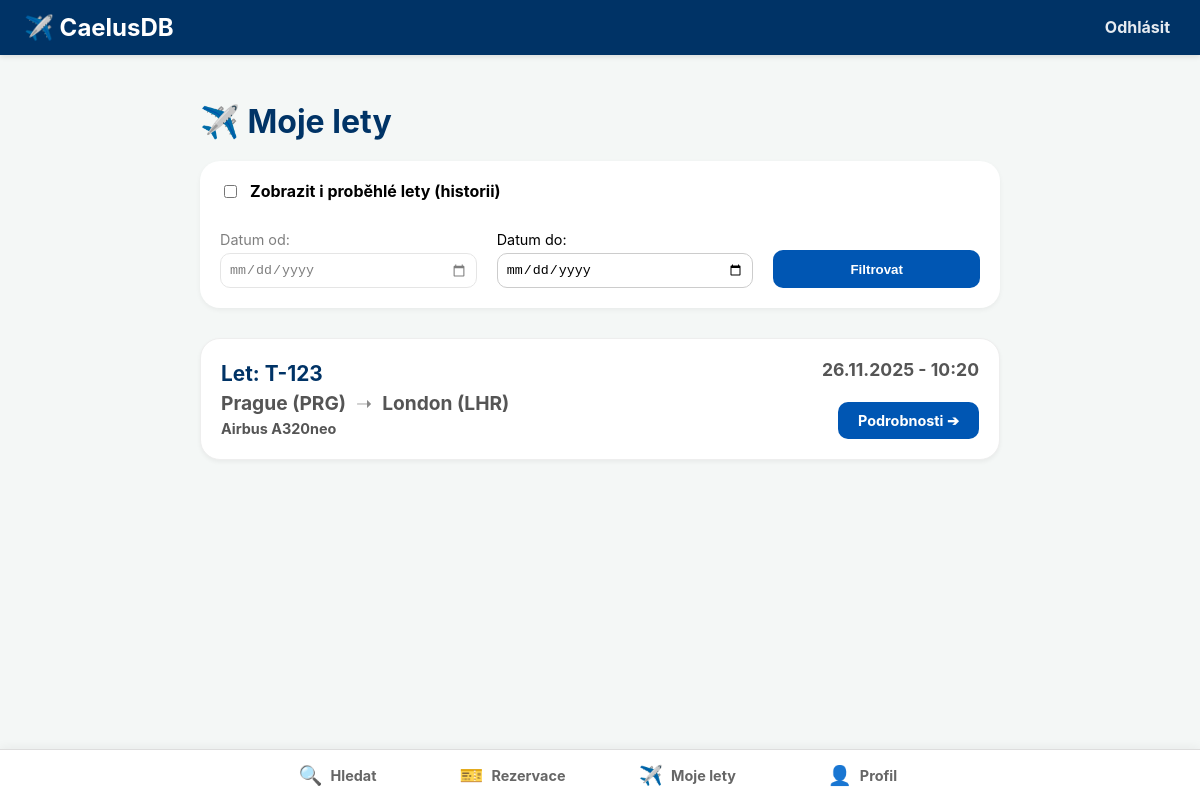
The page /moje-lety/ (signed in) on the database as committed earlier.
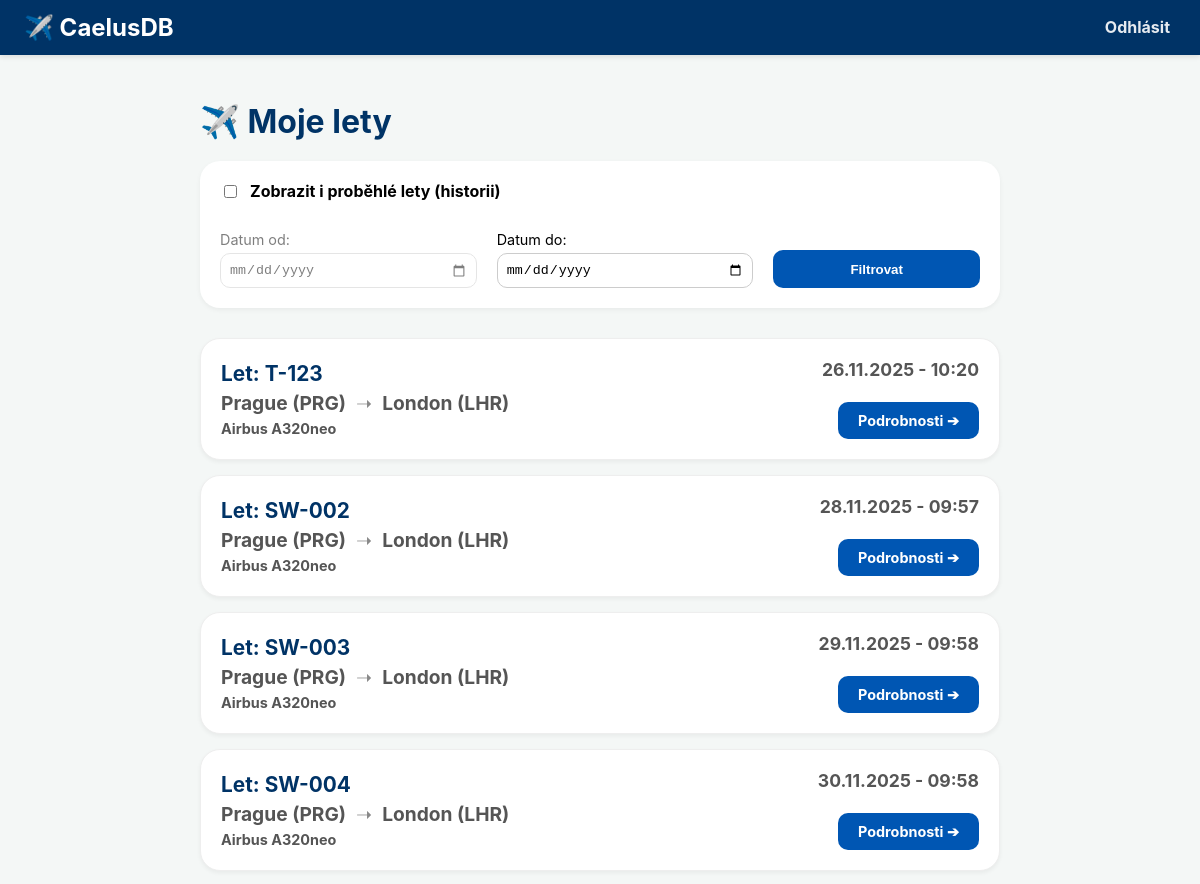
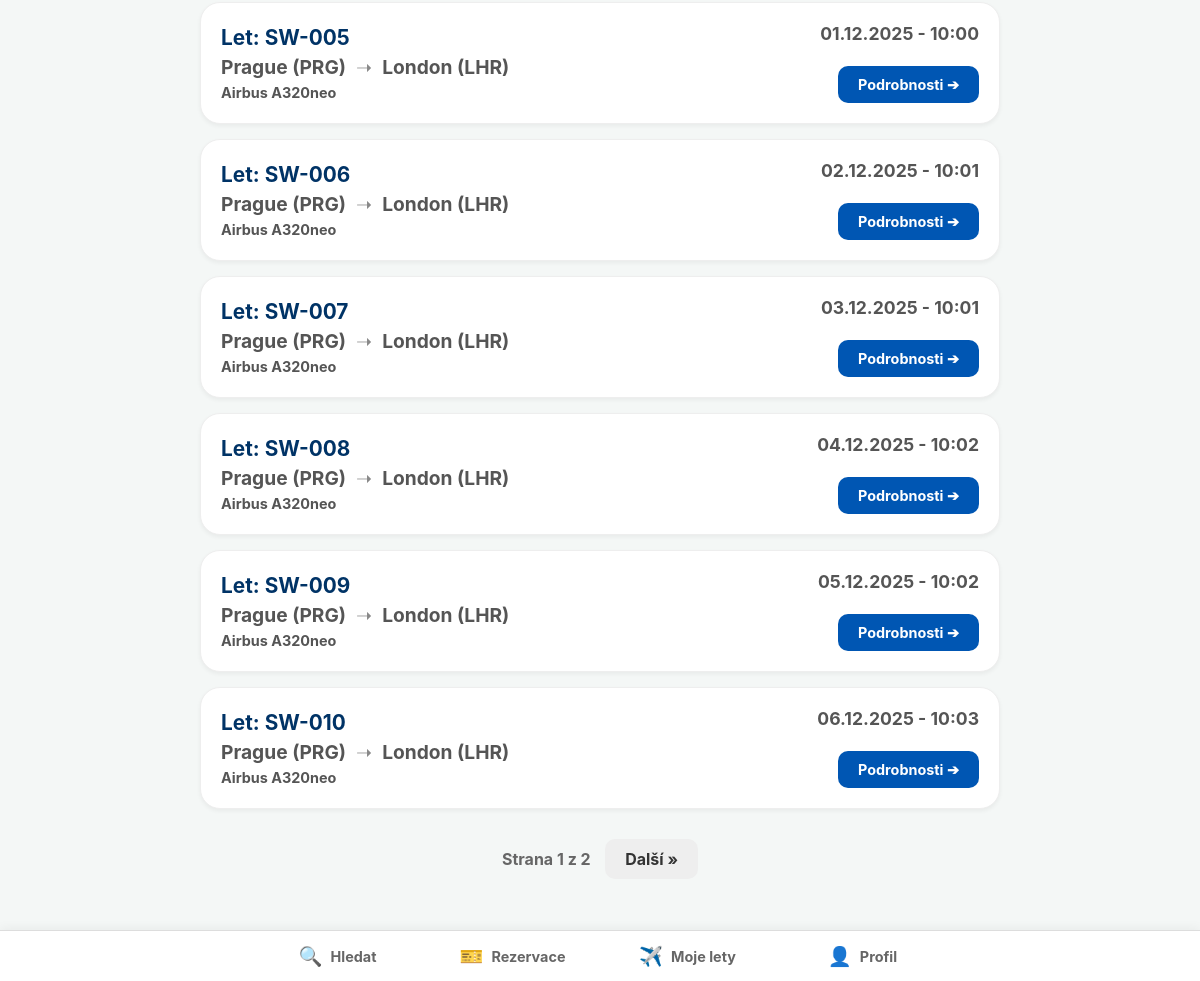
The same page on the database as committed later (2 pictures, top to bottom).
### main/models.py (models this page shows, shortened)
class Lety(models.Model):
    cislo_letu = models.CharField(max_length=10)  # text
    cas_odletu = models.DateTimeField()  # time
    cas_priletu = models.DateTimeField()  # time
    id_letiste_odletu = models.ForeignKey(Letiste, on_delete=models.PROTECT, related_name="odlety")
    id_letiste_priletu = models.ForeignKey(Letiste, on_delete=models.PROTECT, related_name="prilety")
    id_letadla = models.ForeignKey(Letadla, on_delete=models.PROTECT)
    id_aerolinky = models.ForeignKey(Aerolinky, on_delete=models.PROTECT)
    posadka = models.ManyToManyField(
        settings.AUTH_USER_MODEL,  # vazba na Uzivatel
        related_name="lety"  # Umožní najít všechny lety pro daného uživatele (clena posadky)
    )

class Letiste(models.Model):
    nazev_letiste = models.CharField(max_length=255)  # text
    kod_iata = models.CharField(max_length=3, unique=True)  # text
    mesto = models.CharField(max_length=100)  # text
    zeme = models.CharField(max_length=100)  # text

class Letadla(models.Model):
    model = models.CharField(max_length=100)  # text
    kapacita_sedadel = models.PositiveIntegerField()  # int
    datum_vyroby = models.DateField()  # time
    id_aerolinky = models.ForeignKey(
        Aerolinky,
        on_delete=models.PROTECT,  # Zabraňuje smazání aerolinky, pokud má přiřazená letadla
        related_name="letadla"  # umožňuje definovat název pro zpětný dotaz
    )

class Role(models.Model):
    nazev_role = models.CharField(max_length=100)  # text

### main/views.py (the view)
# urls.py: path('moje-lety/', views.moje_lety, name='moje_lety'),
@login_required
def moje_lety(request):
    lety_qs = request.user.lety.all()
    datum_od = request.GET.get('datum_od')
    datum_do = request.GET.get('datum_do')
    zobrazit_vse = request.GET.get('zobrazit_vse') == 'on'
    if not zobrazit_vse:
        lety_qs = lety_qs.filter(cas_odletu__gte=timezone.now())
    if datum_od:
        lety_qs = lety_qs.filter(cas_odletu__date__gte=datum_od)
    if datum_do:
        lety_qs = lety_qs.filter(cas_odletu__date__lte=datum_do)
    lety_qs = lety_qs.order_by('cas_odletu')
    paginator = Paginator(lety_qs, 10)
    page_number = request.GET.get('page')
    page_obj = paginator.get_page(page_number)
    return render(request, 'main/moje_lety.html', {
        'lety_list': page_obj,
        'zobrazit_vse': zobrazit_vse
    })

### main/templates/main/moje_lety.html (shortened to what this page needs)
{% extends 'main/base.html' %}
{% block content %}
<div style="max-width: 800px; margin: 0 auto;">
    <h1 style="margin-bottom: 20px; color: #003366"> ✈️ Moje lety</h1>
    <div style="background: white; padding: 20px; border-radius: 20px; margin-bottom: 30px; box-shadow: 0 2px 5px rgba(0,0,0,0.05);">
        <form method="GET" action="." style="display: flex; flex-wrap: wrap; gap: 20px; align-items: flex-end;">
            <div style="flex: 1 1 100%; margin-bottom: 10px;">
                <label style="cursor: pointer; font-weight: bold; display: flex; align-items: center; gap: 10px;">
                    <input type="checkbox" name="zobrazit_vse" {% if zobrazit_vse %}checked{% endif %}
                           onchange="toggleDateInputs(this)">
                    Zobrazit i proběhlé lety (historii)
                </label>
            </div>
            <div id="datum-od-wrapper" style="flex: 1 1 150px; {% if not zobrazit_vse %}opacity: 0.5; pointer-events: none;{% endif %}">
                <label style="display: block; margin-bottom: 5px; font-size: 0.9rem;">Datum od:</label>
                <input type="date" id="input-datum-od" name="datum_od" value="{{ request.GET.datum_od }}" class="form-control">
            </div>
            <div style="flex: 1 1 150px;">
                <label style="display: block; margin-bottom: 5px; font-size: 0.9rem;">Datum do:</label>
                <input type="date" name="datum_do" value="{{ request.GET.datum_do }}" class="form-control">
            </div>
            <div style="flex: 1 1 100px;">
                <button type="submit" class="btn btn-primary" style="width: 100%; height: 38px; border-radius: 10px;">
                    Filtrovat
                </button>
            </div>
        </form>
    </div>
    {% if lety_list %}
        {% for let in lety_list %}
            <div class="flight-list-card">
                <div class="flight-date-pos" style="color: #555; font-weight: bold; font-size: 1.1rem;">
                    {{ let.cas_odletu|date:"d.m.Y - H:i" }}
                </div>
                <div class="flight-info">
                    <div style="font-size: 1.3rem; font-weight: bold; color: #003366; margin-bottom: 5px;">
                        Let: {{ let.cislo_letu }}
                    </div>
                    <div class="route-text" style="color: #555; font-size: 1.2rem">
                        <span>{{ let.id_letiste_odletu.mesto }} ({{ let.id_letiste_odletu.kod_iata }})</span>
                        <span class="arrow">➝</span>
                        <span>{{ let.id_letiste_priletu.mesto }} ({{ let.id_letiste_priletu.kod_iata }})</span>
                    </div>
                    <div style="color: #555; font-size: 0.9rem; font-weight: bold; margin-top: 5px;">
                        {{ let.id_letadla.model }}
                    </div>
                </div>
                <div class="flight-action">
                    <a href="{% url 'detail_moje_lety' let.id %}" class="btn btn-primary detail-btn">
                        Podrobnosti ➔
                    </a>
                </div>
            </div>
        {% endfor %}
    {% else %}
        <p style="text-align: center; color: #666; margin-top: 50px;">
            Nemáte naplánované žádné lety.
        </p>
    {% endif %}
    {% if lety_list.has_other_pages %}
        <div style="margin-top: 30px; text-align: center;">
            <div class="pagination">
                <span style="font-weight: bold; color: #666;">Strana {{ lety_list.number }} z {{ lety_list.paginator.num_pages }}</span>
                {% if lety_list.has_next %}
                    <a href="?page={{ lety_list.next_page_number }}" class="btn" style="background: #eee; color: #333; margin-left: 10px;">Další &raquo;</a>
                {% endif %}
            </div>
        </div>
    {% endif %}
</div>
{% endblock %}

### main/templates/main/base.html (shortened to what this page needs)
<!DOCTYPE html>
<html lang="cs">
<head>
</head>
<body>
    <header>
        <div class="logo">
            <a href="{% url 'home' %}">✈️ CaelusDB</a>
        </div>
        <div class="top-auth">
            {% if user.is_authenticated %}
                <form action="{% url 'logout' %}" method="post" style="display: inline;">
                    <button type="submit">Odhlásit</button>
                </form>
            {% else %}
                <a href="{% url 'login' %}">Přihlásit</a>
            {% endif %}
        </div>
    </header>
    <main class="container">
        {% block content %}
        {% endblock %}
    </main>
    <nav class="bottom-nav">
        <div class="nav-container">
            <a href="{% url 'home' %}" class="nav-item {% if request.resolver_match.url_name == 'home' %}active{% endif %}">
                <span class="nav-icon">🔍</span>
                <span class="nav-text">Hledat</span>
            </a>
            {% if user.is_authenticated %}
                <a href="{% url 'moje_rezervace' %}" class="nav-item {% if request.resolver_match.url_name == 'moje_rezervace' %}active{% endif %}">
                    <span class="nav-icon">🎫</span>
                    <span class="nav-text">Rezervace</span>
                </a>
            {% else %}
                <a href="#" class="nav-item disabled-link" onclick="showLoginAlert(event)">
                    <span class="nav-icon">🎫</span>
                    <span class="nav-text">Rezervace</span>
                </a>
            {% endif %}
            {% if user.is_authenticated %}
                {% for role in user.role.all %}
                    {% if role.nazev_role == "Pilot" or role.nazev_role == "Palubní průvodčí" %}
                        <a href="{% url 'moje_lety' %}" class="nav-item">
                            <span class="nav-icon">✈️</span>
                            <span class="nav-text">Moje lety</span>
                        </a>
                    {% endif %}
                {% endfor %}
            {% endif %}
            {% if user.is_authenticated %}
                <a href="{% url 'muj_profil' %}" class="nav-item {% if request.resolver_match.url_name == 'muj_profil' %}active{% endif %}">
                    <span class="nav-icon">👤</span>
                    <span class="nav-text">Profil</span>
                </a>
            {% else %}
                <a href="#" class="nav-item disabled-link" onclick="showLoginAlert(event)">
                    <span class="nav-icon">👤</span>
                    <span class="nav-text">Profil</span>
                </a>
            {% endif %}
        </div>
    </nav>
</body>
</html>

### main/templates/main/base.html (style rules this page uses)
body { font-family: -apple-system, BlinkMacSystemFont, "Segoe UI", Roboto, Helvetica, Arial, sans-serif; margin: 0; padding: 0; background-color: #f4f7f6; padding-bottom: 70px; padding-top: 70px; }
header { background-color: #003366; color: white; padding: 0.8rem 1.5rem; display: flex; justify-content: space-between; align-items: center; box-shadow: 0 2px 5px rgba(0,0,0,0.1); position: fixed; top: 0; left: 0; width: 100%; z-index: 1001; box-sizing: border-box; }
header a { color: white; text-decoration: none; font-weight: bold; }
header .logo { font-size: 1.5rem; }
.top-auth { font-size: 1rem; font-weight: bold; }
.top-auth a, .top-auth button { color: rgba(255,255,255,0.9); margin-left: 15px; background: none; border: none; cursor: pointer; font-family: inherit; font-size: inherit; font-weight: inherit; }
.bottom-nav { position: fixed; bottom: 0; left: 0; width: 100%; height: 50px; background-color: white; border-top: 1px solid #ddd; display: flex; justify-content: center; align-items: center; z-index: 1000; box-shadow: 0 -2px 10px rgba(0,0,0,0.05); }
.nav-container { display: flex; width: 100%; max-width: 700px; justify-content: space-around; height: 100%; }
.nav-item { flex: 1; display: flex; flex-direction: row; align-items: center; justify-content: center; text-decoration: none; color: #666; font-size: 0.9rem; font-weight: bold; transition: color 0.2s, background-color 0.2s; gap: 8px; }
.nav-icon { font-size: 1.2rem; margin-bottom: 0; }
.nav-text { display: block; }
.container { max-width: 1000px; margin: 2rem auto; padding: 0 1rem; }
.btn { padding: 10px 20px; border: none; cursor: pointer; border-radius: 10px; text-decoration: none; display: inline-block; font-weight: bold; }
.btn-primary { background-color: #0056b3; color: white; }

### main/templates/main/moje_lety.html (style rules this page uses)
.form-control { width: 100%; padding: 8px; border: 1px solid #ccc; border-radius: 10px; box-sizing: border-box; }
.flight-list-card { position: relative; background: white; padding: 20px; border-radius: 20px; margin-bottom: 15px; box-shadow: 0 2px 4px rgba(0,0,0,0.05); border: 1px solid #eee; display: flex; justify-content: space-between; min-height: 80px; }
.flight-date-pos { position: absolute; top: 20px; right: 20px; color: #666; font-weight: bold; font-size: 0.9rem; }
.flight-info { display: flex; flex-direction: column; justify-content: center; padding-right: 20px; }
.route-text { font-weight: bold; font-size: 1.1rem; color: #333; display: flex; align-items: center; gap: 10px; }
.arrow { color: #888; font-weight: normal; }
.flight-action { display: flex; align-items: flex-end; }
.detail-btn { border-radius: 10px; padding: 10px 20px; font-size: 0.9rem; white-space: nowrap; }

Rows that differ between the two databases and show on the page:
added Lety: cas_odletu "28.11.2025 - 09:57", cislo_letu "SW-002", id_letiste_odletu.mesto "Prague", id_letiste_odletu.kod_iata "PRG", id_letiste_priletu.mesto "London", id_letiste_priletu.kod_iata "LHR", id_letadla.model "Airbus A320neo"
added Lety: cas_odletu "29.11.2025 - 09:58", cislo_letu "SW-003", id_letiste_odletu.mesto "Prague", id_letiste_odletu.kod_iata "PRG", id_letiste_priletu.mesto "London", id_letiste_priletu.kod_iata "LHR", id_letadla.model "Airbus A320neo"
added Lety: cas_odletu "30.11.2025 - 09:58", cislo_letu "SW-004", id_letiste_odletu.mesto "Prague", id_letiste_odletu.kod_iata "PRG", id_letiste_priletu.mesto "London", id_letiste_priletu.kod_iata "LHR", id_letadla.model "Airbus A320neo"
added Lety: cas_odletu "01.12.2025 - 10:00", cislo_letu "SW-005", id_letiste_odletu.mesto "Prague", id_letiste_odletu.kod_iata "PRG", id_letiste_priletu.mesto "London", id_letiste_priletu.kod_iata "LHR", id_letadla.model "Airbus A320neo"
added Lety: cas_odletu "02.12.2025 - 10:01", cislo_letu "SW-006", id_letiste_odletu.mesto "Prague", id_letiste_odletu.kod_iata "PRG", id_letiste_priletu.mesto "London", id_letiste_priletu.kod_iata "LHR", id_letadla.model "Airbus A320neo"
added Lety: cas_odletu "03.12.2025 - 10:01", cislo_letu "SW-007", id_letiste_odletu.mesto "Prague", id_letiste_odletu.kod_iata "PRG", id_letiste_priletu.mesto "London", id_letiste_priletu.kod_iata "LHR", id_letadla.model "Airbus A320neo"
added Lety: cas_odletu "04.12.2025 - 10:02", cislo_letu "SW-008", id_letiste_odletu.mesto "Prague", id_letiste_odletu.kod_iata "PRG", id_letiste_priletu.mesto "London", id_letiste_priletu.kod_iata "LHR", id_letadla.model "Airbus A320neo"
added Lety: cas_odletu "05.12.2025 - 10:02", cislo_letu "SW-009", id_letiste_odletu.mesto "Prague", id_letiste_odletu.kod_iata "PRG", id_letiste_priletu.mesto "London", id_letiste_priletu.kod_iata "LHR", id_letadla.model "Airbus A320neo"
added Lety: cas_odletu "06.12.2025 - 10:03", cislo_letu "SW-010", id_letiste_odletu.mesto "Prague", id_letiste_odletu.kod_iata "PRG", id_letiste_priletu.mesto "London", id_letiste_priletu.kod_iata "LHR", id_letadla.model "Airbus A320neo"
Other text that changed with them:
{{ lety_list.number }}: (not shown) → "1"
{{ lety_list.paginator.num_pages }}: (not shown) → "2"
text now shown: "Strana z Další »"
